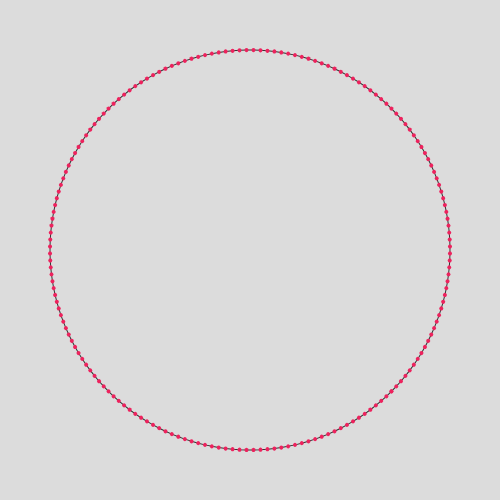
Frame 1 (no input)
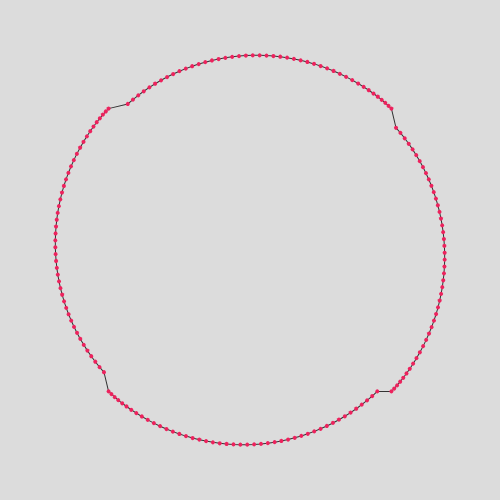
Frame 60 (no input)
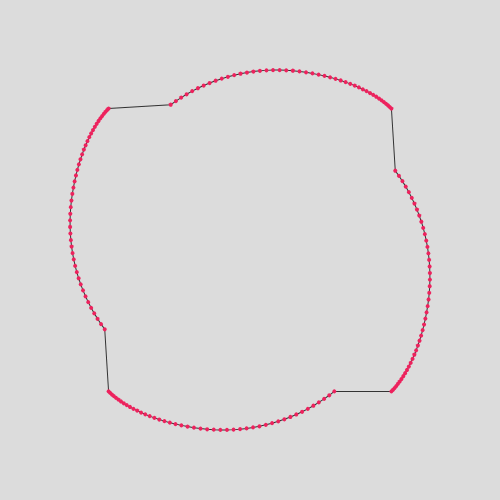
Frame 120 (the mouse pressed at the canvas centre since frame 60)

The p5.js sketch that drew these frames (run headless with seeded random() and noise() and a simulated clock; from frame 60 on, the mouse is pressed at the canvas centre):

// p5.js sketch
// ── sketch.js
// Carla de Beer
// November 2017
// Circle morphing (morphing a circle into a square, and back again, by means of steering).

// Steer and arrive alogorithms based on those by Daniel Shiffman ("Nature of Code").

let cirPath = [];
let sqrPath = [];
let particles = [];
let spacing = 2;
let MAX_SPEED = 1;
let MAX_FORCE = 0.008;

let checkBox;

let isReversed = false;
let isDebug = true;

function setup() {
	createCanvas(500, 500);
	angleMode(DEGREES);
  resetSketch();
	checkBox = createCheckbox(" " + "debug", true);
}

function draw() {
	background(220);

	isDebug = checkBox.checked();

	push();
	translate(width/2, height/2);
	rotate(45);
	stroke(51);
	strokeWeight(1);
	noFill();

	beginShape();
	for (let i = 0; i < particles.length; ++i) {
			vertex(particles[i].pos.x, particles[i].pos.y);
	}
	endShape(CLOSE);

	if (isReversed) {
		if (isDebug) {
			for (let i = 0; i < particles.length; ++i) {
				particles[i].drawParticle();
			}
		}

		for (let i = 0; i < particles.length; ++i) {
				particles[i].arrive(cirPath[i]);
				particles[i].run();
		}
	} else {
			if (isDebug) {
				for (let i = 0; i < particles.length; ++i) {
					particles[i].drawParticle();
				}
			}

			for (let i = 0; i < particles.length; ++i) {
				if (particles[i].node === 0) {
					particles[i].arrive(sqrPath[0]);
					particles[i].run();
				} else if (particles[i].node === 1) {
					particles[i].arrive(sqrPath[1]);
					particles[i].run();
				} else if (particles[i].node === 2) {
					particles[i].arrive(sqrPath[2]);
					particles[i].run();
				} else if (particles[i].node === 3) {
					particles[i].arrive(sqrPath[3]);
					particles[i].run();
				}
			}
		}

	for (let i = 0; i < particles.length; ++i) {
		if (frameCount % 800 === 0) {
			console.log("Reverse!");
			isReversed = !isReversed;
			resetSketch();
		}
	}

	pop();
}

function polarToCartesian(r, a) {
	return createVector(r*cos(a), r*sin(a));
}

function addVectors() {
	let radius = 200;
	for (let angle = 0; angle <= 360; angle += spacing) {
		let cv = polarToCartesian(radius, angle);
		if (angle <= 90) {
			cv.node = 0;
		} else if (angle > 90 && angle <= 180) {
			cv.node = 1;
		} else if (angle > 180 && angle <= 270) {
			cv.node = 2;
		} else if (angle > 270) {
			cv.node = 3;
		}

		// Add to circle path
		cirPath.push(cv);

		// Add to square path
		if (angle % 90 === 0 && angle > 0 && angle <= 360) {
			sqrPath.push(cv);
		}
	}
}

function resetSketch() {
	cirPath = [];
	sqrPath = [];
	particles = [];
	addVectors();

	if (isReversed) {
		for (let i = 0; i < cirPath.length; ++i) {
			let cv;
			if (cirPath[i].node === 0) {
				cv = createVector(sqrPath[0].x, sqrPath[0].y);
			} else if (cirPath[i].node === 1) {
				cv = createVector(sqrPath[1].x, sqrPath[1].y);
			} else if (cirPath[i].node === 2) {
				cv = createVector(sqrPath[2].x, sqrPath[2].y);
			} else {
				cv = createVector(sqrPath[3].x, sqrPath[3].y);
			}
			particles.push(new Particle(cv, cirPath[i].node));
		}
	} else {
		for (let i = 0; i < cirPath.length; ++i) {
			particles.push(new Particle(cirPath[i], cirPath[i].node));
		}
	}
}

// ── particle.js

class Particle {
  constructor(pos, node) {
    this.pos = pos;
    this.acc = new p5.Vector(0, 0);
    this.vel = new p5.Vector(0, 0);
		this.node = node;
  }

  run() {
    // Update velocity
    this.vel.add(this.acc);
    // Limit speed
    this.vel.limit(MAX_SPEED);
    this.pos.add(this.vel);
    // Reset accelertion to 0 each cycle
    this.acc.mult(0);
  }

  drawParticle() {
    noStroke();
    fill(237, 34, 93);
    ellipse(this.pos.x, this.pos.y, 4);
		noFill();
  }

  arrive(target) {
    this.acc.add(this.steer(target, true));
  }

  // A method that calculates a steering vector towards a target
  // Takes a second argument, if true, it slows down as it approaches the target
  steer(target, slowdown) {
    let steer;
    let desired = p5.Vector.sub(target, this.pos);  // A vector pointing from the location to the target
    let d = desired.mag(); // Distance from the target is the magnitude of the vector
    // If the distance is greater than 0, calc steering (otherwise return zero vector)
    if (d > 0) {
      desired.normalize();
      if ((slowdown) && (d < 100.0)) {
        desired.mult(MAX_SPEED*(d/100.0)); // This damping is somewhat arbitrary
      } else {
        desired.mult(MAX_SPEED);
      }
      steer = p5.Vector.sub(desired, this.vel);
      steer.limit(MAX_FORCE);  // Limit to maximum steering force
    } else {
      steer = new p5.Vector(0, 0);
    }
    return steer;
  }
}
